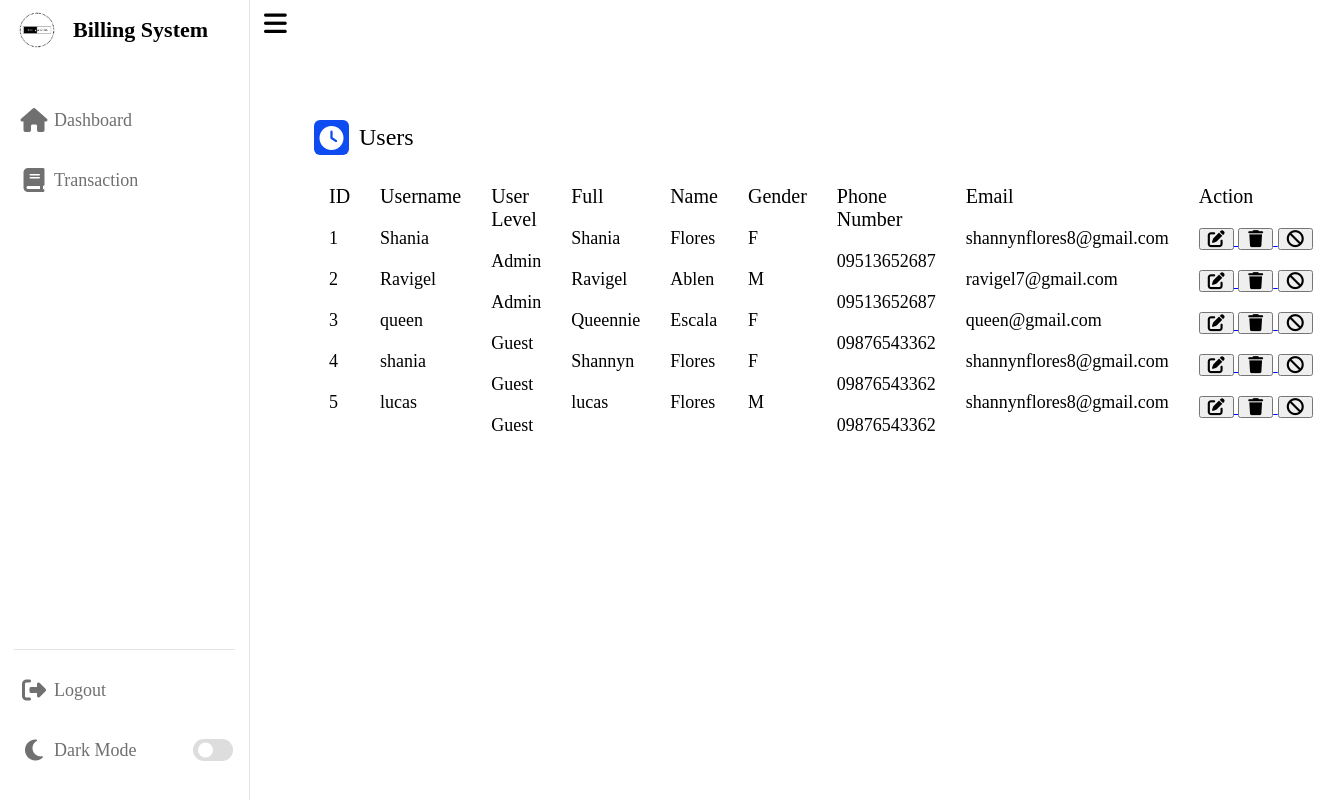
The page /users.php on the database its author committed.
### tables this page shows
CREATE TABLE `users` (
  `id` int(255) NOT NULL,
  `username` varchar(32) NOT NULL,
  `password` varchar(32) NOT NULL,
  `level` enum('Admin','Guest') NOT NULL DEFAULT 'Guest',
  `firstname` varchar(32) NOT NULL,
  `lastname` varchar(32) NOT NULL,
  `gender` varchar(1) NOT NULL,
  `phone` varchar(12) NOT NULL,
  `email` varchar(32) NOT NULL,
  `status` int(11) DEFAULT 1,
  `is_disabled` tinyint(1) NOT NULL DEFAULT 0
);

### users.php (the view, shortened to what this page needs)
<?php
    include 'database.php';
?>
<!DOCTYPE html>
<html lang="en">
<head>
    <link rel="stylesheet" href="users.css">
    <?php
        include 'links.php';
        function getRecentTransactions($limit = 5) {
            global $db_connect;
            $query = "SELECT *
                      FROM users
                      ORDER BY id ASC
                      LIMIT $limit";
            $result = mysqli_query($db_connect, $query);
            $users = [];
            while ($row = mysqli_fetch_assoc($result)) {
                $users[] = $row;
            }
            return $users;
        }
        $allUsers = getRecentTransactions();
    ?>
</head>
<body>
    <?php
        include 'sidebar.php';
    ?>
    <section class="dashboard">
        <?php
            include 'navbar.php';
        ?>
        <div class="dash-content">
            <div class="activity">
                <div class="title">
                    <i class="fa-solid fa-clock"></i>
                    <span class="text">Users</span>
                </div>
                <div class="activity-data">
                    <div class="data">
                        <span class="data-title">ID</span>
                        <?php foreach ($allUsers as $users): ?>
                            <span class="data-list"><?php echo $users['id']; ?></span>
                        <?php endforeach; ?>
                    </div>
                    <div class="data">
                        <span class="data-title">Username</span>
                        <?php foreach ($allUsers as $users): ?>
                            <span class="data-list"><?php echo $users['username']; ?></span>
                        <?php endforeach; ?>
                    </div>
                    <div class="data">
                        <span class="data-title">User Level</span>
                        <?php foreach ($allUsers as $users): ?>
                            <span class="data-list"><?php echo $users['level']; ?></span>
                        <?php endforeach; ?>
                    </div>
                    <div class="data">
                        <span class="data-title">Full</span>
                        <?php foreach ($allUsers as $users): ?>
                            <span class="data-list"><?php echo $users['firstname']; ?></span>
                        <?php endforeach; ?>
                    </div>
                    <div class="data">
                        <span class="data-title">Name</span>
                        <?php foreach ($allUsers as $users): ?>
                            <span class="data-list"><?php echo $users['lastname']; ?></span>
                        <?php endforeach; ?>
                    </div>
                    <div class="data">
                        <span class="data-title">Gender</span>
                        <?php foreach ($allUsers as $users): ?>
                            <span class="data-list"><?php echo $users['gender']; ?></span>
                        <?php endforeach; ?>
                    </div>
                    <div class="data">
                        <span class="data-title">Phone Number</span>
                        <?php foreach ($allUsers as $users): ?>
                            <span class="data-list"><?php echo $users['phone']; ?></span>
                        <?php endforeach; ?>
                    </div>
                    <div class="data">
                        <span class="data-title">Email</span>
                        <?php foreach ($allUsers as $users): ?>
                            <span class="data-list"><?php echo $users['email']; ?></span>
                        <?php endforeach; ?>
                    </div>
                    <div class="data">
                   <span class="data-title">Action</span>
                   <?php foreach ($allUsers as $user): ?>
                          <span class="data-list">
                          <a href="edit_user.php?user_id=<?php echo $user['id']; ?>">
                              <button><i class="fa-solid fa-pen-to-square"></i></button>
                          </a>
                         <a href="delete_user.php?user_id=<?php echo $user['id']; ?>">
                         <button><i class="fa-solid fa-trash"></i></button>
                         </a>
                          <?php if ($user['is_disabled'] == 0): ?>
                           <a href="disable_user.php?user_id=<?php echo $user['id']; ?>">
                              <button><i class="fa-solid fa-ban"></i></button>
                            </a>
                    <?php else: ?>
                         <a href="enable_user.php?user_id=<?php echo $user['id']; ?>">
                             <button><i class="fa-solid fa-check"></i></button>
                         </a>
                    <?php endif; ?>
                    </span>
                    <?php endforeach; ?>
                </div>
                </div>
            </div>
        </div>
    </section>
</body>
</html>

### users.css (style rules this page uses)
body { min-height: 100vh; background-color: var(--background-color); overflow-x: hidden; }
.activity-data .data .data-list { font-size: 18px; font-weight: 400; margin-top: 20px; white-space: nowrap; color: var(--text-color); height: 25px; width: 50%; }
.dash-content { padding: 0; }
.activity-data .data .data-list i { font-size: 17px; }

### style.css (style rules this page uses)
* { margin: 0; padding: 0; box-sizing: border-box; }
:root { --background-color: white; --primary-color: #0E4BF1; --panel-color: #FFF; --text-color: #000; --black-light-color: #707070; --border-color: #e6e5e5; --toggle-color: #DDD; --box1-color: #4DA3FF; --box2-color: #FFE6AC; --box3-color: #E7D1FC; --title-icon-color: #fff; --tran-05: all 0.5s ease; --tran-03: all 0.3s ease; --tran-02: all 0.2s ease; }
body { min-height: 100vh; background-color: var(--background-color); }
.dashboard { position: relative; left: 250px; background-color: var(--panel-color); height: 100vh; width: calc(100% - 250px); padding: 10px 14px; transition: var(--tran-05); }
.dash-content { padding: 50px; }
.dash-content .title { display: flex; align-items: center; margin: 60px 0 30px 0; }
.dash-content .title i { position: relative; height: 35px; width: 35px; background-color: var(--primary-color); border-radius: 6px; color: var(--title-icon-color); display: flex; align-items: center; justify-content: center; font-size: 24px; }
.dash-content .title .text { font-size: 24px; font-weight: 500; color: var(--text-color); margin-left: 10px; }
.dash-content .activity .activity-data { display: flex; justify-content: space-between; align-items: center; width: 100%; }
.activity .activity-data { display: flex; }
.activity-data .data { display: flex; flex-direction: column; margin: 0 15px; height: 25px; }
.activity-data .data-title { font-size: 20px; font-weight: 500; color: var(--text-color); }
.activity-data .data .data-list { font-size: 18px; font-weight: 400; margin-top: 20px; white-space: nowrap; color: var(--text-color); height: 25px; }

### box.css (style rules this page uses)
a button { width: 100%; }

### rows shown on the page
users: id "1", username "Shania", level "Admin", firstname "Shania", lastname "Flores", gender "F", phone "09513652687", email "shannynflores8@gmail.com"
users: id "2", username "Ravigel", level "Admin", firstname "Ravigel", lastname "Ablen", gender "M", phone "09513652687", email "ravigel7@gmail.com"
users: id "3", username "queen", level "Guest", firstname "Queennie", lastname "Escala", gender "F", phone "09876543362", email "queen@gmail.com"
users: id "4", username "shania", level "Guest", firstname "Shannyn", lastname "Flores", gender "F", phone "09876543362", email "shannynflores8@gmail.com"
users: id "5", username "lucas", level "Guest", firstname "lucas", lastname "Flores", gender "M", phone "09876543362", email "shannynflores8@gmail.com"
